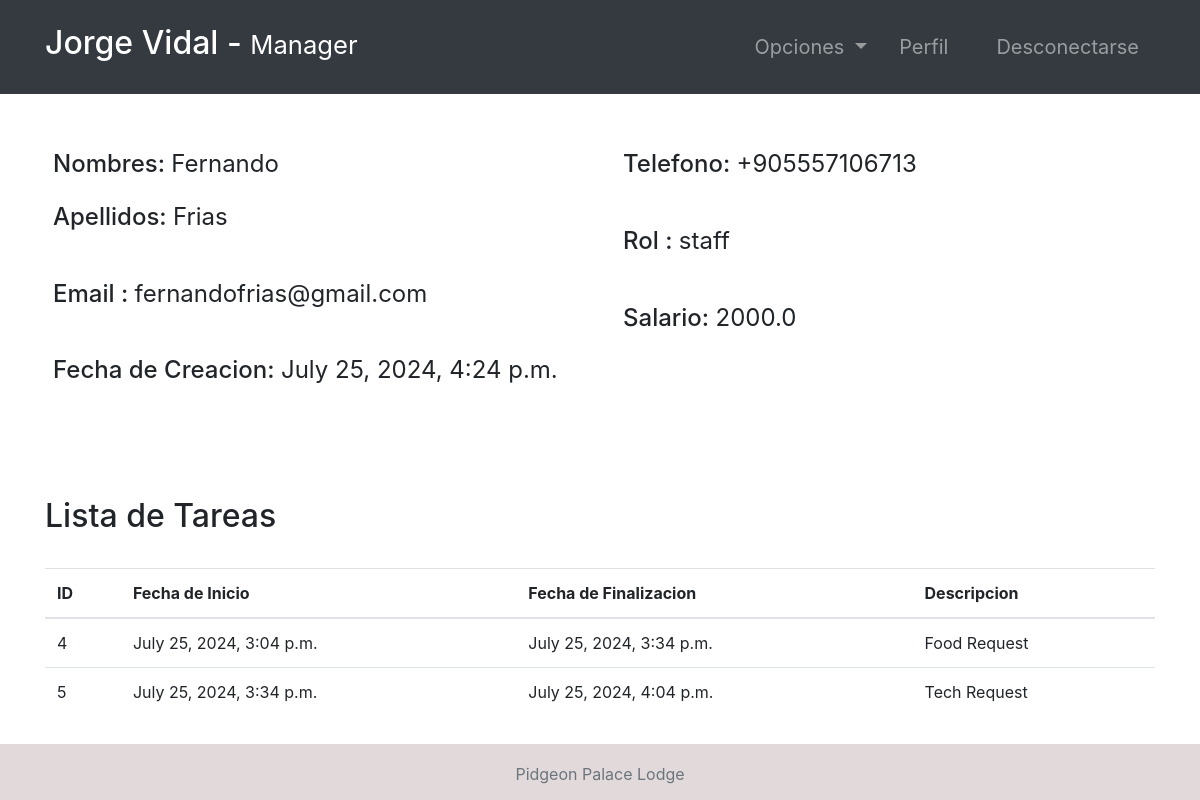
Screenshot of /employee-profile/5/ (signed in) with the database file from the repository.
### accounts/models.py (models this page shows, shortened)
class Employee(models.Model):
    user = models.OneToOneField(User, null=True, on_delete=models.CASCADE)
    phoneNumber = PhoneNumberField(unique=True)
    salary = models.FloatField()

class Task(models.Model):
    employee = models.ForeignKey(
        Employee,   null=True, on_delete=models.CASCADE)
    startTime = models.DateTimeField()
    endTime = models.DateTimeField()
    description = models.TextField()

### accounts/views.py (the view, shortened to what this page needs)
# urls.py: path('employee-profile/<str:pk>/', employee_details, name="employee-profile"),
@login_required(login_url='login')
def employee_details(request, pk):
    role = str(request.user.groups.all()[0])
    path = role + "/"
    tempUser = User.objects.get(id=pk)
    employee = Employee.objects.get(user=tempUser)
    tasks = Task.objects.filter(employee=employee)
    context = {
        "role": role,
        "employee": employee,
        "tasks": tasks
    }
    return render(request, path + "employee-profile.html", context)

### Templates/manager/employee-profile.html
{% extends '../index.html' %}
{% block context %}
{% include '../common_pages/employee-profile.html' %}
{% endblock %}

### Templates/incs/nav.html (shortened to what this page needs)
<nav class="navbar navbar-dark bg-dark navbar-expand-lg py-3 " role="navigation">
    <div class="container">
        <a href="" class="navbar-brand">
            <h2 class="text-capitalize">
                {{ request.user.first_name }} {{ request.user.last_name }} -
                <small>
                    {{ role }}
                </small>
            </h2>
        </a>
        <div class="collapse navbar-collapse" id="navbarTags">
            <ul class="navbar-nav ml-auto">
                <li class="nav-item dropdown p-2">
                    <a class="nav-link dropdown-toggle" href="#" id="navbarDropdown" role="button"
                        data-toggle="dropdown" aria-haspopup="true" aria-expanded="false">
                        Opciones
                    </a>
                </li>
                <li class="nav-item mr-3 p-2">
                    {% if role == 'staff' or role == 'receptionist' or role == 'admin' or role == 'manager' %}
                    <a href="{% url 'employee-profile' user.id %}" class="nav-link">Perfil</a>
                    {% endif %}
                </li>
                <li class="nav-item p-2 ">
                    <a href="{% url 'logout' %}" class="nav-link">Desconectarse</a>
                </li>
            </ul>
        </div>
    </div>
</nav>

### Templates/common_pages/employee-profile.html (shortened to what this page needs)
<div class="container">
    <form action="" method="POST">
        <div class="row mt-5 clearfix">
            <div class="col-6">
                <div class="p-2 h4">
                    <span>Nombres:</span>
                    {% if employee.user.id != request.user.id %}
                    <span class="font-weight-normal">{{employee.user.first_name}} </span>
                    {% else %}
                    <input type="text" class="form-control border border-secondary" id="id_first_name"
                        value="{{employee.user.first_name}}" name="first_name">
                    {% endif %}
                </div>
                <div class="p-2 h4">
                    <span>Apellidos:</span>
                    {% if employee.user.id != request.user.id %}
                    <span class="font-weight-normal"> {{employee.user.last_name}}</span>
                    {% else %}
                    <input type="text" class="form-control border border-secondary" id="id_last_name"
                        value="{{employee.user.last_name}}" name="last_name">
                    {% endif %}
                </div>
                <br>
                <div class="p-2 h4">
                    <span>Email :</span>
                    <span class="font-weight-normal">{{employee.user.email}}</span>
                </div>
                <br>
                <div class="p-2 h4">
                    <span>Fecha de Creacion:</span>
                    <span class="font-weight-normal">{{employee.user.date_joined}}</span>
                </div>
            </div>
            <div class="col-6">
                <div class="p-2 h4">
                    <span>Telefono: </span>
                    {% if employee.user.id != request.user.id %}
                    <span class="font-weight-normal">{{employee.phoneNumber}}</span>
                    {% else %}
                    <input type="text" class="form-control border border-secondary" id="id_phoneNumber"
                        value="{{employee.phoneNumber}}" name="phoneNumber">
                    {% endif %}
                </div>
                <br>
                <div class="p-2 h4">
                    <span>Rol :</span>
                    <span class="font-weight-normal">{{employee.user.groups.first}}</span>
                </div>
                <br>
                <div class="p-2 h4">
                    <span>Salario:</span>
                    <span class="font-weight-normal">{{employee.salary}}</span>
                </div>
            </div>
        </div>
        <br>
    </form>
    <br>
    {% if role == 'staff' or request.user != employee.user %}
    <div class="table-responsive my-5">
        <div class="table-header row">
            <div class="col-sm-12 col-md-12 col-lg-4 mb-4">
                <h2>Lista de Tareas</h2>
            </div>
        </div>
        <table class="table table-hover">
            <thead>
                <tr>
                    <th>ID</th>
                    <th>Fecha de Inicio</th>
                    <th>Fecha de Finalizacion</th>
                    <th>Descripcion</th>
                </tr>
            </thead>
            <tbody>
                {% for tasks in tasks %}
                <tr>
                    <td>{{tasks.id}}</td>
                    <td>{{tasks.startTime}}</td>
                    <td>{{tasks.endTime}}</td>
                    <td>{{tasks.description}}</td>
                </tr>
                {% endfor %}
            </tbody>
        </table>
    </div>
    {% endif %}
</div>

### static/css/main.css (style rules this page uses)
* { margin: 0; padding: 0; -webkit-font-smoothing: antialiased; }
.clearfix { overflow: auto; }
body { position: relative; }
nav .nav-item { font-size: 20px; }

### rows the page displays
Employee: user.first_name "Fernando", user.last_name "Frias", user.email "fernandofrias@gmail.com", user.date_joined "July 25, 2024, 4:24 p.m.", phoneNumber "+905557106713", user.groups.first "staff", salary "2000.0"
Task: id "4", startTime "July 25, 2024, 3:04 p.m.", endTime "July 25, 2024, 3:34 p.m.", description "Food Request"
Task: id "5", startTime "July 25, 2024, 3:34 p.m.", endTime "July 25, 2024, 4:04 p.m.", description "Tech Request"

### other values shown
{{ request.user.first_name }} "Jorge"
{{ request.user.last_name }} "Vidal"
{{ role }} "Manager"
